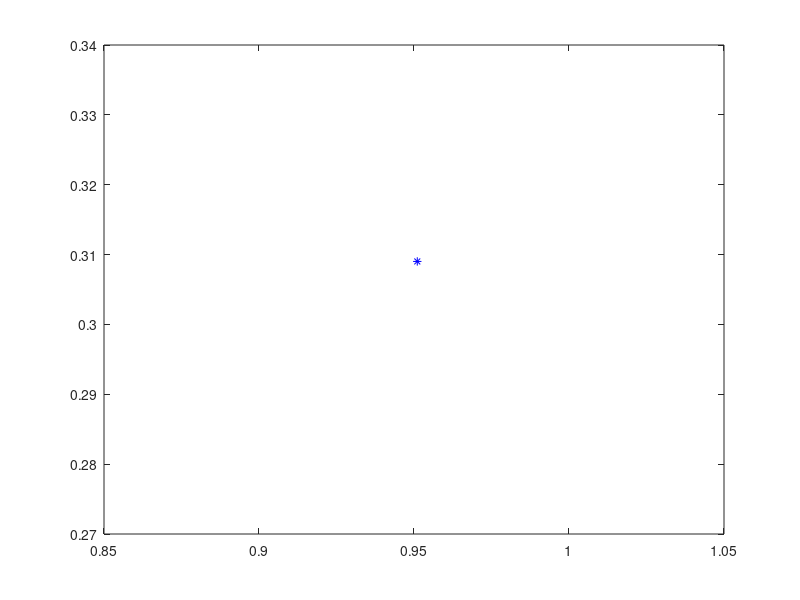

Source code (MATLAB):
clear;clc;
x = [];
y = [];
r = 1;
r1 = 1.2;
for i = 1:180
    x(i) = r * cos(i*2*pi/180);
    y(i) = r * sin(i*2*pi/180);
    figure(100);clf
    plot(x,y,'r');
    axis([0,2,-2,2])
    axis equal;
    hold on;
end
x1 = []
y1 = []
for n = 1 : 9
    x1 = [x1,r1*cos(2*n*pi/9)];
    y1 = [y1,r1*sin(2*n*pi/9)];
end
for j = 1:9
    figure(100);clf
    plot(x(j),y(j),'*b')
end



    